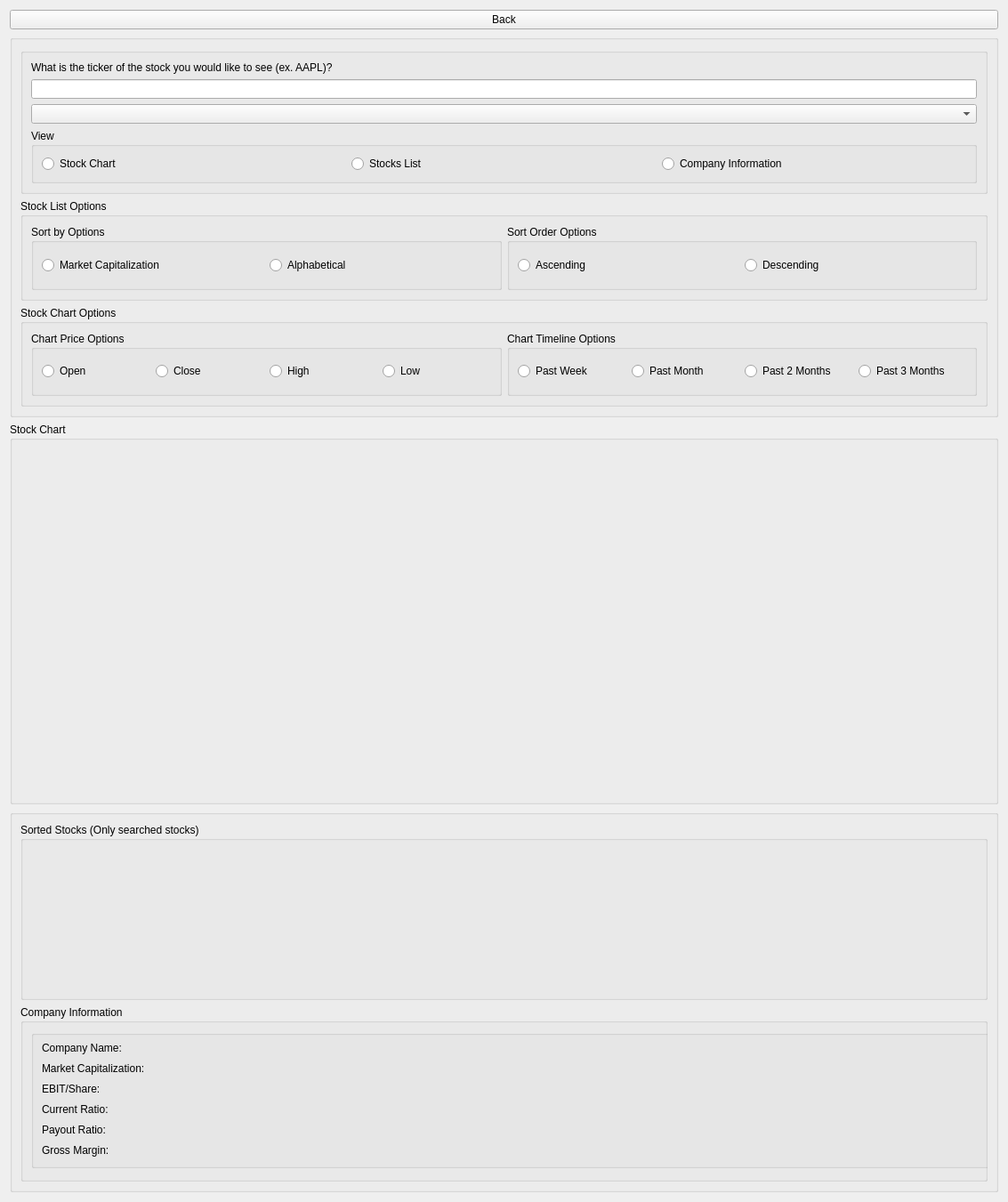
<?xml version="1.0" encoding="UTF-8"?>
<ui version="4.0">
 <class>stockWindow</class>
 <widget class="QWidget" name="stockWindow">
  <property name="geometry">
   <rect>
    <x>0</x>
    <y>0</y>
    <width>1133</width>
    <height>1351</height>
   </rect>
  </property>
  <property name="windowTitle">
   <string>Form</string>
  </property>
  <layout class="QGridLayout" name="gridLayout">
   <item row="3" column="0">
    <widget class="QGroupBox" name="groupBox_3">
     <property name="title">
      <string/>
     </property>
     <layout class="QVBoxLayout" name="verticalLayout_2">
      <item>
       <widget class="QGroupBox" name="sortStocks">
        <property name="title">
         <string>Sorted Stocks (Only searched stocks)</string>
        </property>
        <widget class="QLabel" name="sortedStocks">
         <property name="geometry">
          <rect>
           <x>10</x>
           <y>30</y>
           <width>1081</width>
           <height>151</height>
          </rect>
         </property>
         <property name="text">
          <string/>
         </property>
        </widget>
       </widget>
      </item>
      <item>
       <widget class="QGroupBox" name="compInfo">
        <property name="title">
         <string>Company Information</string>
        </property>
        <widget class="QGroupBox" name="groupBox">
         <property name="geometry">
          <rect>
           <x>12</x>
           <y>28</y>
           <width>1081</width>
           <height>155</height>
          </rect>
         </property>
         <property name="title">
          <string/>
         </property>
         <widget class="QLabel" name="label_8">
          <property name="geometry">
           <rect>
            <x>12</x>
            <y>12</y>
            <width>99</width>
            <height>16</height>
           </rect>
          </property>
          <property name="text">
           <string>Company Name: </string>
          </property>
         </widget>
         <widget class="QLabel" name="label_10">
          <property name="geometry">
           <rect>
            <x>12</x>
            <y>35</y>
            <width>124</width>
            <height>16</height>
           </rect>
          </property>
          <property name="text">
           <string>Market Capitalization:</string>
          </property>
         </widget>
         <widget class="QLabel" name="label_11">
          <property name="geometry">
           <rect>
            <x>12</x>
            <y>58</y>
            <width>70</width>
            <height>16</height>
           </rect>
          </property>
          <property name="text">
           <string>EBIT/Share:</string>
          </property>
         </widget>
         <widget class="QLabel" name="label_12">
          <property name="geometry">
           <rect>
            <x>12</x>
            <y>81</y>
            <width>81</width>
            <height>16</height>
           </rect>
          </property>
          <property name="text">
           <string>Current Ratio:</string>
          </property>
         </widget>
         <widget class="QLabel" name="label_13">
          <property name="geometry">
           <rect>
            <x>12</x>
            <y>104</y>
            <width>76</width>
            <height>16</height>
           </rect>
          </property>
          <property name="text">
           <string>Payout Ratio:</string>
          </property>
         </widget>
         <widget class="QLabel" name="label_9">
          <property name="geometry">
           <rect>
            <x>12</x>
            <y>127</y>
            <width>80</width>
            <height>16</height>
           </rect>
          </property>
          <property name="text">
           <string>Gross Margin:</string>
          </property>
         </widget>
         <widget class="QLabel" name="mCap">
          <property name="geometry">
           <rect>
            <x>150</x>
            <y>38</y>
            <width>881</width>
            <height>16</height>
           </rect>
          </property>
          <property name="text">
           <string/>
          </property>
         </widget>
         <widget class="QLabel" name="ebitShare">
          <property name="geometry">
           <rect>
            <x>150</x>
            <y>61</y>
            <width>911</width>
            <height>16</height>
           </rect>
          </property>
          <property name="text">
           <string/>
          </property>
         </widget>
         <widget class="QLabel" name="currentRatio">
          <property name="geometry">
           <rect>
            <x>150</x>
            <y>84</y>
            <width>911</width>
            <height>16</height>
           </rect>
          </property>
          <property name="text">
           <string/>
          </property>
         </widget>
         <widget class="QLabel" name="payoutRatio">
          <property name="geometry">
           <rect>
            <x>150</x>
            <y>107</y>
            <width>911</width>
            <height>16</height>
           </rect>
          </property>
          <property name="text">
           <string/>
          </property>
         </widget>
         <widget class="QLabel" name="grossMargin">
          <property name="geometry">
           <rect>
            <x>150</x>
            <y>130</y>
            <width>921</width>
            <height>16</height>
           </rect>
          </property>
          <property name="text">
           <string/>
          </property>
         </widget>
         <widget class="QLabel" name="compName">
          <property name="geometry">
           <rect>
            <x>150</x>
            <y>15</y>
            <width>831</width>
            <height>16</height>
           </rect>
          </property>
          <property name="text">
           <string/>
          </property>
         </widget>
        </widget>
       </widget>
      </item>
     </layout>
    </widget>
   </item>
   <item row="1" column="0">
    <widget class="QGroupBox" name="groupBox_6">
     <property name="title">
      <string/>
     </property>
     <layout class="QVBoxLayout" name="verticalLayout_3">
      <item>
       <widget class="QGroupBox" name="input">
        <property name="title">
         <string/>
        </property>
        <layout class="QVBoxLayout" name="verticalLayout">
         <item>
          <widget class="QLabel" name="label">
           <property name="text">
            <string>What is the ticker of the stock you would like to see (ex. AAPL)?</string>
           </property>
          </widget>
         </item>
         <item>
          <widget class="QLineEdit" name="searchBar"/>
         </item>
         <item>
          <widget class="QComboBox" name="stocksList"/>
         </item>
         <item>
          <widget class="QGroupBox" name="viewOption">
           <property name="title">
            <string>View</string>
           </property>
           <layout class="QHBoxLayout" name="horizontalLayout_8">
            <item>
             <widget class="QRadioButton" name="stockView">
              <property name="text">
               <string>Stock Chart</string>
              </property>
             </widget>
            </item>
            <item>
             <widget class="QRadioButton" name="listView">
              <property name="text">
               <string>Stocks List</string>
              </property>
             </widget>
            </item>
            <item>
             <widget class="QRadioButton" name="companyView">
              <property name="text">
               <string>Company Information</string>
              </property>
             </widget>
            </item>
           </layout>
          </widget>
         </item>
        </layout>
       </widget>
      </item>
      <item>
       <widget class="QGroupBox" name="listOptions">
        <property name="title">
         <string>Stock List Options</string>
        </property>
        <layout class="QHBoxLayout" name="horizontalLayout_3">
         <item>
          <widget class="QGroupBox" name="groupBox_4">
           <property name="title">
            <string>Sort by Options</string>
           </property>
           <layout class="QHBoxLayout" name="horizontalLayout_4">
            <item>
             <widget class="QRadioButton" name="mCapButton">
              <property name="text">
               <string>Market Capitalization</string>
              </property>
             </widget>
            </item>
            <item>
             <widget class="QRadioButton" name="alphaButton">
              <property name="text">
               <string>Alphabetical</string>
              </property>
             </widget>
            </item>
           </layout>
          </widget>
         </item>
         <item>
          <widget class="QGroupBox" name="groupBox_5">
           <property name="title">
            <string>Sort Order Options</string>
           </property>
           <layout class="QHBoxLayout" name="horizontalLayout_5">
            <item>
             <widget class="QRadioButton" name="ascdButton">
              <property name="text">
               <string>Ascending</string>
              </property>
             </widget>
            </item>
            <item>
             <widget class="QRadioButton" name="descButton">
              <property name="text">
               <string>Descending</string>
              </property>
             </widget>
            </item>
           </layout>
          </widget>
         </item>
        </layout>
       </widget>
      </item>
      <item>
       <widget class="QGroupBox" name="chartOptions">
        <property name="title">
         <string>Stock Chart Options</string>
        </property>
        <layout class="QHBoxLayout" name="horizontalLayout_2">
         <item>
          <widget class="QGroupBox" name="groupBox_2">
           <property name="title">
            <string>Chart Price Options</string>
           </property>
           <layout class="QHBoxLayout" name="horizontalLayout_7">
            <item>
             <widget class="QRadioButton" name="openButton">
              <property name="text">
               <string>Open</string>
              </property>
             </widget>
            </item>
            <item>
             <widget class="QRadioButton" name="closeButton">
              <property name="text">
               <string>Close</string>
              </property>
             </widget>
            </item>
            <item>
             <widget class="QRadioButton" name="highButton">
              <property name="text">
               <string>High</string>
              </property>
             </widget>
            </item>
            <item>
             <widget class="QRadioButton" name="lowButton">
              <property name="text">
               <string>Low</string>
              </property>
             </widget>
            </item>
           </layout>
          </widget>
         </item>
         <item>
          <widget class="QGroupBox" name="groupBox_8">
           <property name="title">
            <string>Chart Timeline Options</string>
           </property>
           <layout class="QHBoxLayout" name="horizontalLayout_6">
            <item>
             <widget class="QRadioButton" name="pastWeek">
              <property name="text">
               <string>Past Week</string>
              </property>
             </widget>
            </item>
            <item>
             <widget class="QRadioButton" name="pastMonth">
              <property name="text">
               <string>Past Month</string>
              </property>
             </widget>
            </item>
            <item>
             <widget class="QRadioButton" name="pastMonth2">
              <property name="text">
               <string>Past 2 Months</string>
              </property>
             </widget>
            </item>
            <item>
             <widget class="QRadioButton" name="pastMonth3">
              <property name="text">
               <string>Past 3 Months</string>
              </property>
             </widget>
            </item>
           </layout>
          </widget>
         </item>
        </layout>
       </widget>
      </item>
     </layout>
    </widget>
   </item>
   <item row="2" column="0">
    <widget class="QGroupBox" name="chartFrameBox">
     <property name="title">
      <string>Stock Chart</string>
     </property>
     <layout class="QHBoxLayout" name="horizontalLayout_10">
      <item>
       <widget class="QFrame" name="chartFrame">
        <layout class="QHBoxLayout" name="horizontalLayout"/>
       </widget>
      </item>
     </layout>
    </widget>
   </item>
   <item row="0" column="0">
    <widget class="QPushButton" name="BackButton">
     <property name="text">
      <string>Back</string>
     </property>
    </widget>
   </item>
  </layout>
 </widget>
 <tabstops>
  <tabstop>BackButton</tabstop>
  <tabstop>searchBar</tabstop>
  <tabstop>openButton</tabstop>
  <tabstop>closeButton</tabstop>
  <tabstop>highButton</tabstop>
  <tabstop>lowButton</tabstop>
  <tabstop>pastMonth</tabstop>
  <tabstop>pastWeek</tabstop>
 </tabstops>
 <resources/>
 <connections/>
</ui>
